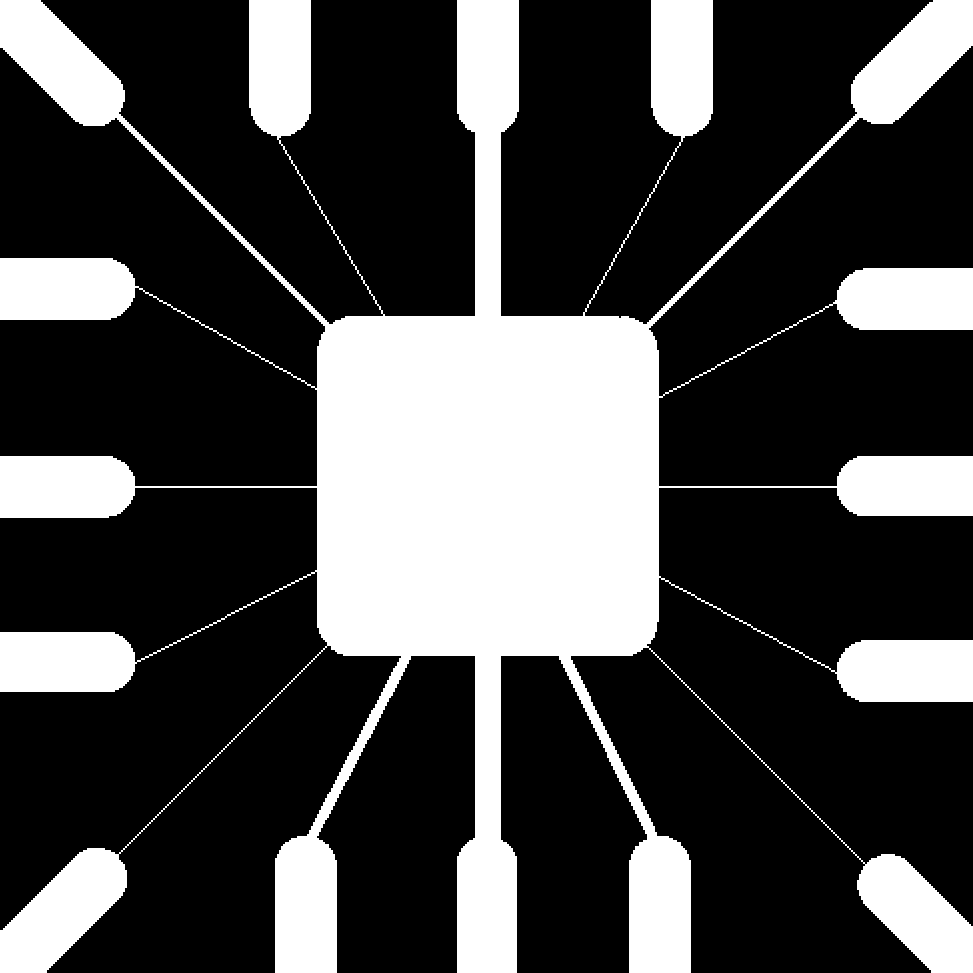
#> input picture assignment-3/Fig09_5.tif, 973 x 973 px
$ python q2.py
#> lines starting #> are read from the running program, lines starting #| are printed output that depends on the picture; after the words box and inside, x2 and y2 are one past the last pixel; in counts of white or black regions, pixels touching at a corner belong together
import cv2;
import numpy as np;
img = cv2.imread("Fig09_5.tif",0);
#> img: shape (973, 973); 28.1% white; 1 white region, box (x1, y1, x2, y2) and area: (0, 0, 973, 973) 265583
cv2.imshow('bgr_image',img)


#erosion

a = cv2.getStructuringElement(cv2.MORPH_CROSS,(5,5))
erosion = cv2.erode(img,a,iterations=1)
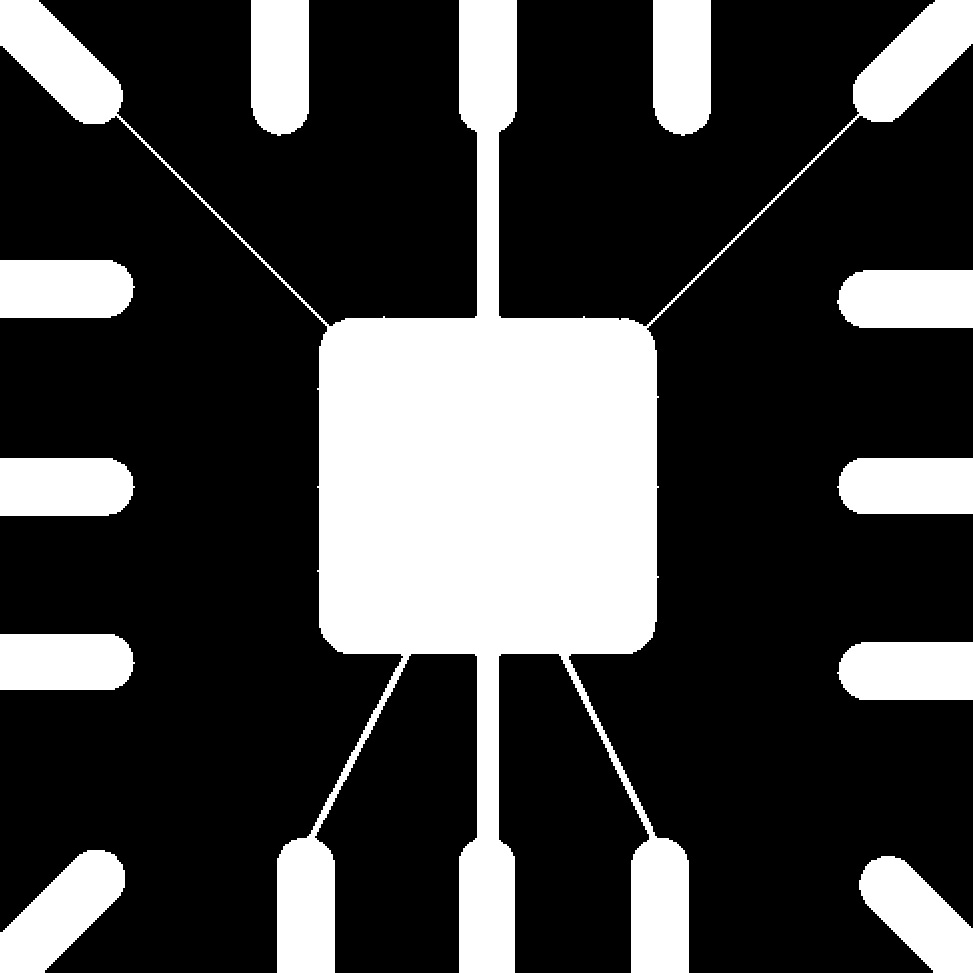
#> erosion: shape (973, 973); 26% white; 11 white regions, largest, box (x1, y1, x2, y2) and area: (0, 0, 973, 973) 171262, (0, 850, 125, 973) 8313, (859, 856, 973, 973) 7552
cv2.imshow('erosion',erosion)
cv2.waitKey(0)


#dilation


b = cv2.getStructuringElement(cv2.MORPH_CROSS,(5,5))
dilation = cv2.dilate(img,b,iterations = 1)
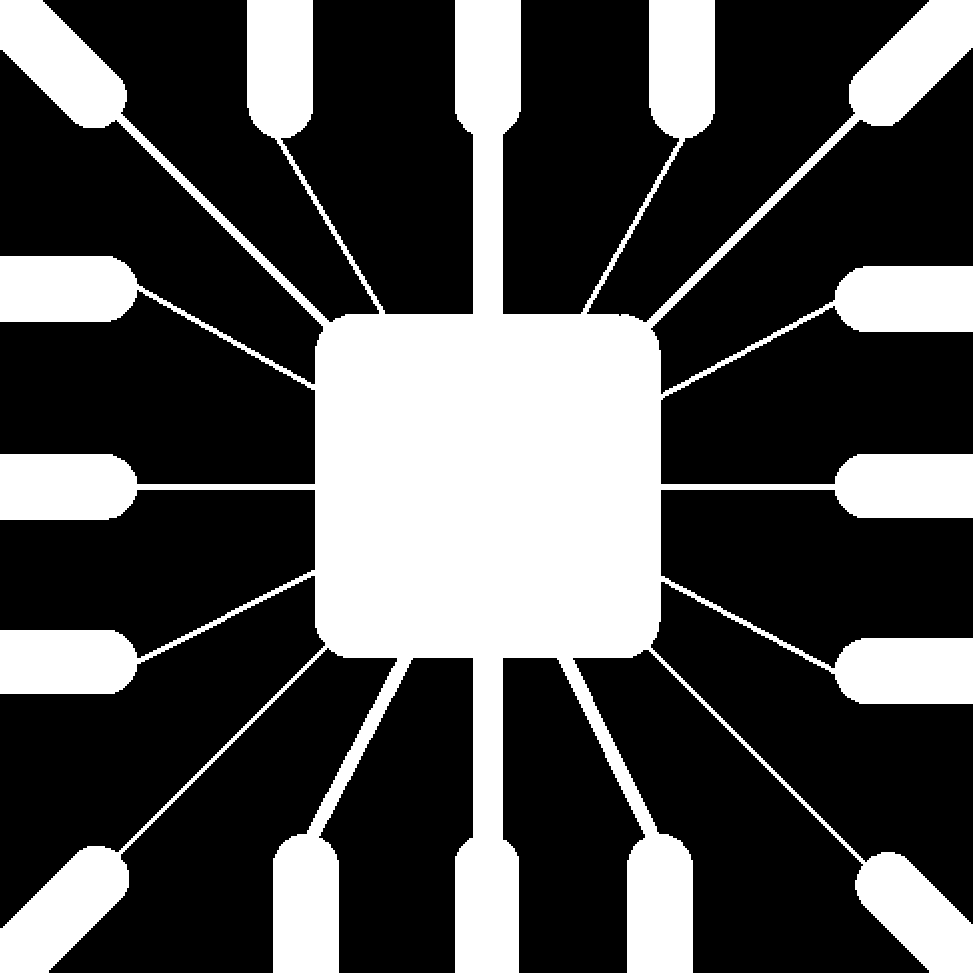
#> dilation: shape (973, 973); 30.5% white; 1 white region, box (x1, y1, x2, y2) and area: (0, 0, 973, 973) 288663
cv2.imshow('dilation',dilation)
cv2.waitKey(0)


#opening

c = cv2.getStructuringElement(cv2.MORPH_CROSS,(5,5))
opening = cv2.morphologyEx(img, cv2.MORPH_OPEN, c)
#> opening: shape (973, 973); 27.7% white; 11 white regions, largest, box (x1, y1, x2, y2) and area: (0, 0, 973, 973) 181404, (0, 848, 127, 973) 8781, (835, 268, 973, 330) 8044
cv2.imshow('opening',opening)
cv2.waitKey(0)


#closing

d = cv2.getStructuringElement(cv2.MORPH_CROSS,(5,5))
closing = cv2.morphologyEx(img, cv2.MORPH_CLOSE, d)
#> closing: shape (973, 973); 28.1% white; 1 white region, box (x1, y1, x2, y2) and area: (0, 0, 973, 973) 265771
cv2.imshow('closing',closing)
cv2.waitKey(0)


img2 = cv2.imread("Fig09_7.tif",0);
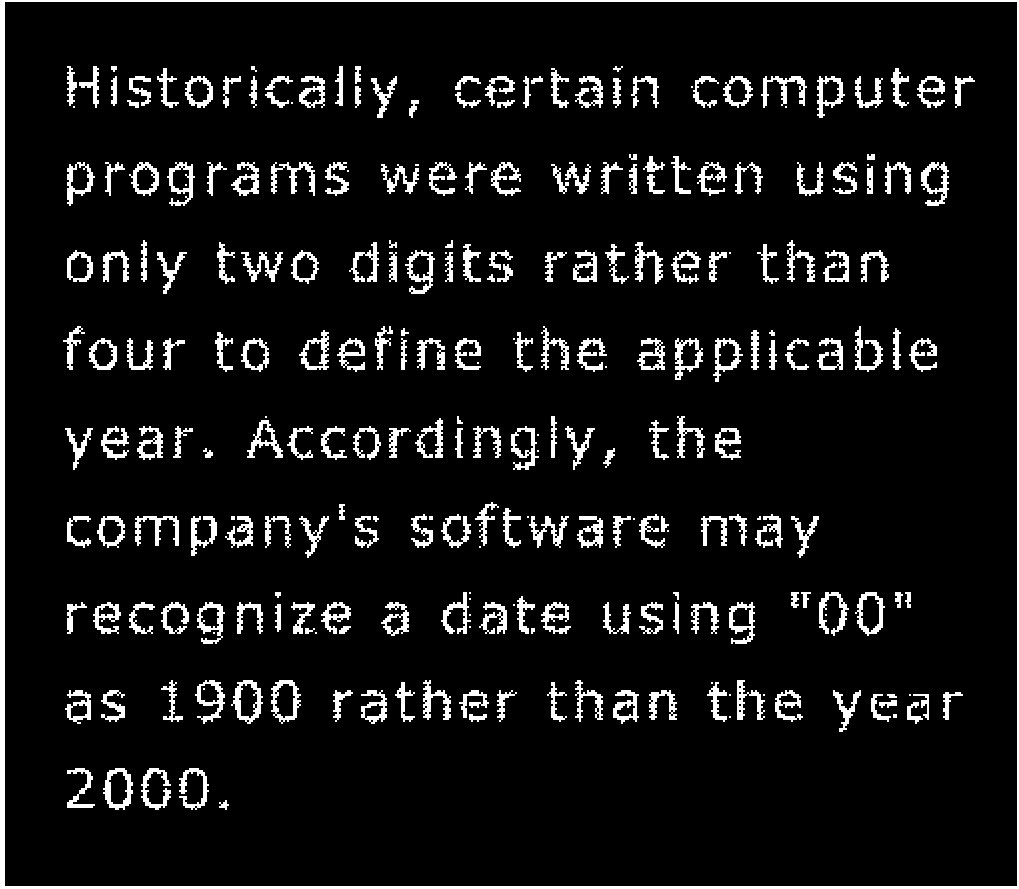
#> input picture assignment-3/Fig09_7.tif, 1019 x 889 px
#> img2: shape (889, 1019); 8.3% white; 266 white regions (38 under 20 px), largest, box (x1, y1, x2, y2) and area: (0, 0, 1019, 889) 11283, (231, 680, 263, 724) 536, (921, 162, 949, 206) 524
cv2.imshow('bgr_image',closing)
cv2.waitKey(0)


#closing for fig 09_7.tif

e = cv2.getStructuringElement(cv2.MORPH_CROSS,(5,5))
closing = cv2.morphologyEx(img2, cv2.MORPH_CLOSE, e)
#> closing: shape (889, 1019); 8.9% white; 220 white regions (11 under 20 px), largest, box (x1, y1, x2, y2) and area: (0, 0, 1019, 889) 11299, (231, 680, 263, 724) 580, (271, 162, 315, 196) 576
cv2.imshow('closing',closing)
cv2.waitKey(0)

#opening for fig 09_11.tif
img3 = cv2.imread("Fig09_11.tif",0);
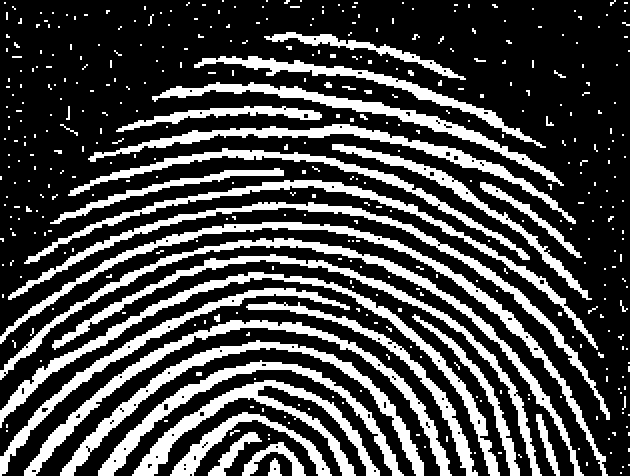
#> input picture assignment-3/Fig09_11.tif, 630 x 476 px
#> img3: shape (476, 630); 28.5% white; 414 white regions (355 under 20 px), largest, box (x1, y1, x2, y2) and area: (0, 222, 608, 476) 5552, (0, 272, 500, 476) 5488, (0, 238, 584, 476) 5348
cv2.imshow('bgr_image',img)
cv2.waitKey(0)

f = cv2.getStructuringElement(cv2.MORPH_CROSS,(5,5))
opening = cv2.morphologyEx(img3, cv2.MORPH_OPEN, f)
#> opening: shape (476, 630); 26.6% white; 59 white regions, largest, box (x1, y1, x2, y2) and area: (24, 320, 452, 476) 5100, (76, 222, 606, 462) 4756, (60, 340, 424, 476) 4608
cv2.imshow('opening',opening)
cv2.waitKey(0)


#opening for fig 09_11.tif
img4 = cv2.imread("Fig09_16.tif",0);
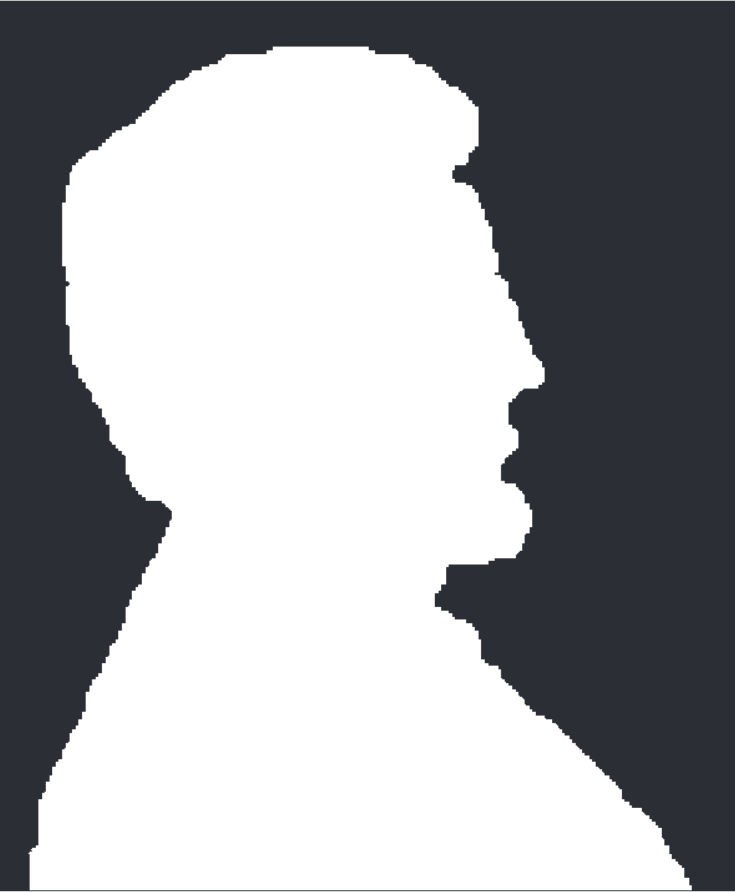
#> input picture assignment-3/Fig09_16.tif, 735 x 892 px
#> img4: shape (892, 735); min 46, max 255, mean 160.3
cv2.imshow('bgr_image',img4)
cv2.waitKey(0)

g = cv2.getStructuringElement(cv2.MORPH_CROSS,(5,5))
gradient = cv2.morphologyEx(img4, cv2.MORPH_GRADIENT, g)
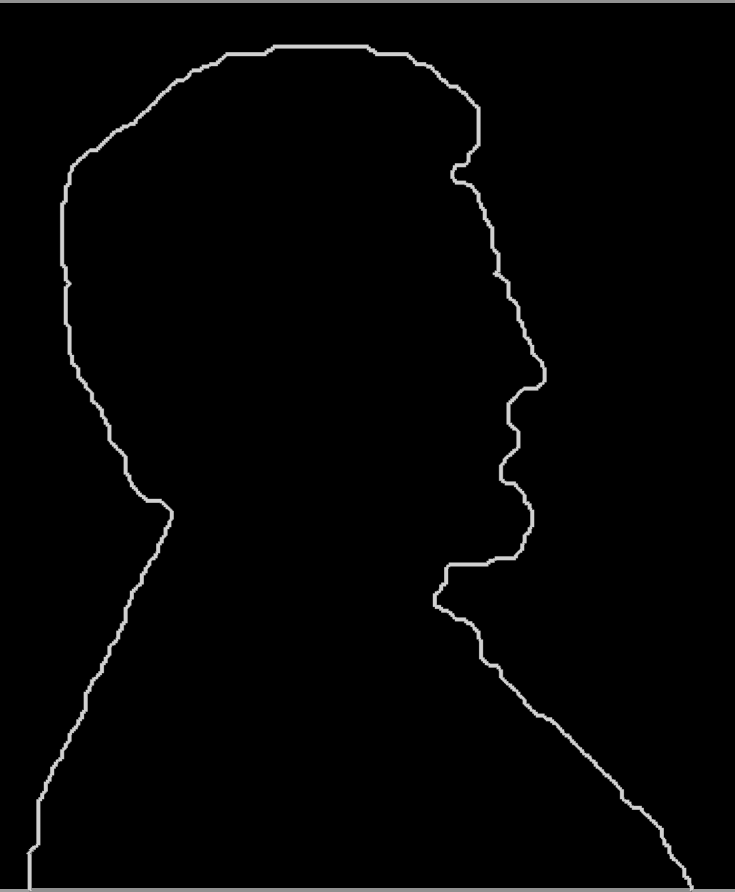
#> gradient: shape (892, 735); min 0, max 209, mean 4.1
cv2.imshow('gradient',gradient)
cv2.waitKey(0)


# # Rectangular Kernel
# >>> cv.getStructuringElement(cv.MORPH_RECT,(5,5))
# array([[1, 1, 1, 1, 1],
#        [1, 1, 1, 1, 1],
#        [1, 1, 1, 1, 1],
#        [1, 1, 1, 1, 1],
#        [1, 1, 1, 1, 1]], dtype=uint8)
# # Elliptical Kernel
# >>> cv.getStructuringElement(cv.MORPH_ELLIPSE,(5,5))
# array([[0, 0, 1, 0, 0],
#        [1, 1, 1, 1, 1],
#        [1, 1, 1, 1, 1],
#        [1, 1, 1, 1, 1],
#        [0, 0, 1, 0, 0]], dtype=uint8)
# # Cross-shaped Kernel
# >>> cv.getStructuringElement(cv.MORPH_CROSS,(5,5))
# array([[0, 0, 1, 0, 0],
#        [0, 0, 1, 0, 0],
#        [1, 1, 1, 1, 1],
#        [0, 0, 1, 0, 0],
#        [0, 0, 1, 0, 0]], dtype=uint8)
